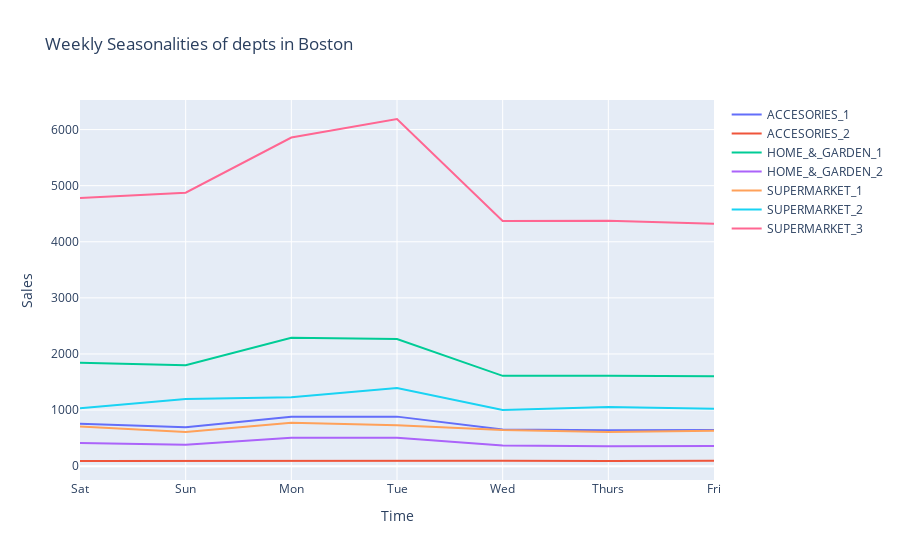

Notebook code for this chart:
### Code cell
days = list(calendar['weekday'].iloc[:1913])

depts = sales['department'].unique()

w_seas = pd.DataFrame({ 'days': days, 
                        'ACCESORIES_1' : sales_df.iloc[0], 
                        'ACCESORIES_2' : sales_df.iloc[1], 
                        'HOME_&_GARDEN_1' : sales_df.iloc[2], 
                        'HOME_&_GARDEN_2' : sales_df.iloc[3], 
                        'SUPERMARKET_1' : sales_df.iloc[4], 
                        'SUPERMARKET_2' : sales_df.iloc[5], 
                        'SUPERMARKET_3' : sales_df.iloc[6] })

w_seas = w_seas.groupby(['days']).mean()
w_seas['days'] = ['Sat','Sun','Mon','Tue','Wed','Thurs','Fri']

fig = go.Figure()
for i in depts:
    fig.add_trace(go.Scatter(x=w_seas['days'], y= w_seas[i],
                    mode='lines',
                    name=i))

fig.update_layout(title='Weekly Seasonalities of depts in Boston',
                   xaxis_title='Time',
                   yaxis_title='Sales')
fig.show()

### Figure 1 — Plotly figure (JSON) as saved in the notebook; plotly's stock layout.template omitted (floating-point values rounded to 4 significant figures)
{"data": [{"mode": "lines", "name": "ACCESORIES_1", "type": "scatter", "x": ["Sat", "Sun", "Mon", "Tue", "Wed", "Thurs", "Fri"], "y": [753.6, 693.9, 880.6, 882.5, 653.5, 638.4, 643.6]}, {"mode": "lines", "name": "ACCESORIES_2", "type": "scatter", "x": ["Sat", "Sun", "Mon", "Tue", "Wed", "Thurs", "Fri"], "y": [91.62, 93.29, 101.4, 105.7, 96.54, 92.64, 98.17]}, {"mode": "lines", "name": "HOME_&_GARDEN_1", "type": "scatter", "x": ["Sat", "Sun", "Mon", "Tue", "Wed", "Thurs", "Fri"], "y": [1844.0, 1799.0, 2290.0, 2267.0, 1610.0, 1613.0, 1601.0]}, {"mode": "lines", "name": "HOME_&_GARDEN_2", "type": "scatter", "x": ["Sat", "Sun", "Mon", "Tue", "Wed", "Thurs", "Fri"], "y": [413.0, 380.6, 506.8, 505.0, 369.7, 355.3, 359.5]}, {"mode": "lines", "name": "SUPERMARKET_1", "type": "scatter", "x": ["Sat", "Sun", "Mon", "Tue", "Wed", "Thurs", "Fri"], "y": [708.3, 609.8, 772.2, 727.2, 645.5, 609.0, 631.7]}, {"mode": "lines", "name": "SUPERMARKET_2", "type": "scatter", "x": ["Sat", "Sun", "Mon", "Tue", "Wed", "Thurs", "Fri"], "y": [1031.0, 1199.0, 1227.0, 1391.0, 1002.0, 1056.0, 1022.0]}, {"mode": "lines", "name": "SUPERMARKET_3", "type": "scatter", "x": ["Sat", "Sun", "Mon", "Tue", "Wed", "Thurs", "Fri"], "y": [4781.0, 4874.0, 5857.0, 6188.0, 4371.0, 4374.0, 4322.0]}], "layout": {"title": {"text": "Weekly Seasonalities of depts in Boston"}, "xaxis": {"title": {"text": "Time"}}, "yaxis": {"title": {"text": "Sales"}}}}
